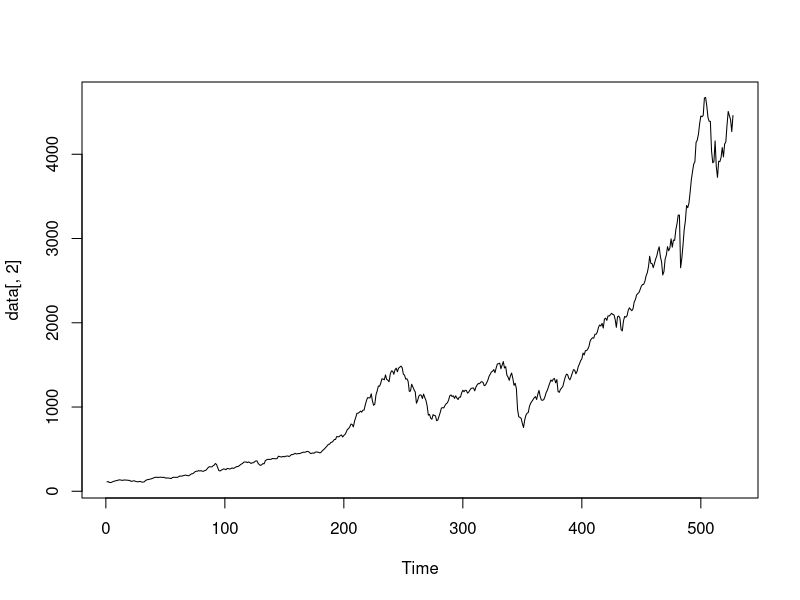
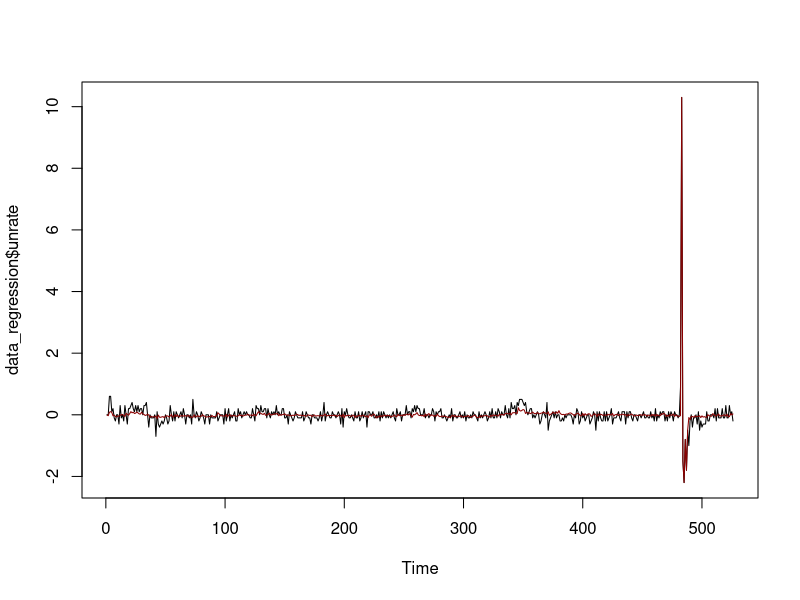
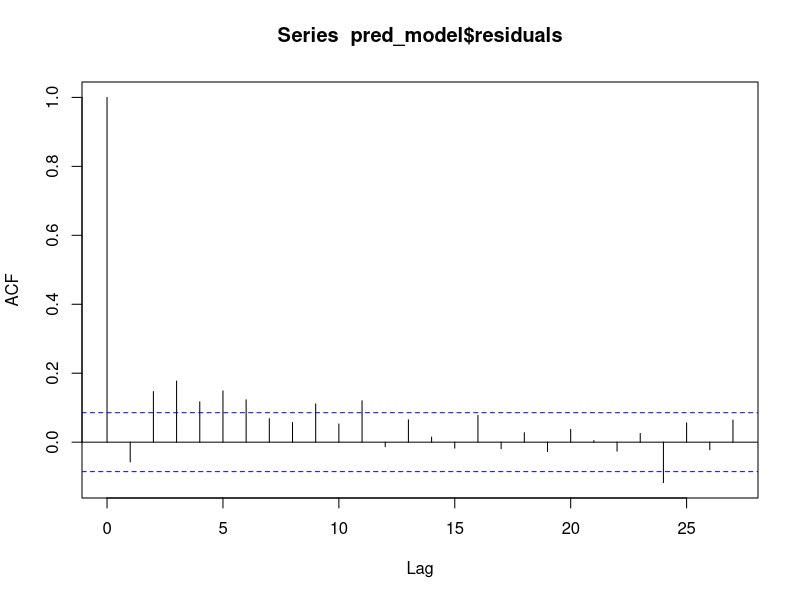
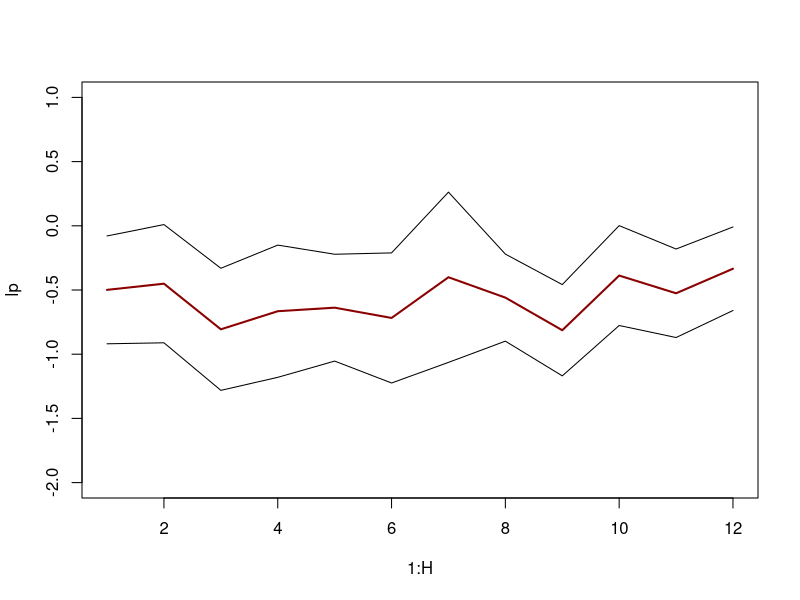

Reproduce these figures in R, in order.
## Financial Econometrics - TA session 2
## January 25, 2024

fredmd <- read.csv("data/current.csv")
dates <- as.Date(fredmd$sasdate[-1], "%m/%d/%Y")
tcodes <- fredmd[1, -1]
d <- fredmd[-1, -1]


# subset >=1980
data <- d[dates >= "1980-01-01", ]
dates <- dates[dates >= "1980-01-01"]
t_max <- length(dates)

# choose variables
target <- "UNRATE"
predictors <- c("S.P.500", "HOUST", "UMCSENTx")
vars <- c(target, predictors)
data <- data[, vars]
tcodes <- tcodes[, vars]

# plots
plot.ts(data[,2])


transform_fredmd <- list(
  function(x) x,
  function(x) c(0, diff(x)),
  function(x) c(0, 0, diff(x, differences = 2)),
  function(x) log(x),
  function(x) c(0, diff(log(x))),
  function(x) c(0, 0, diff(log(x), differences = 2)),
  function(x) c(0, diff( x[2:length(2)]/x[1:(length(x)-1)] -1 ))
)


## transform and make stationary
unrate <- transform_fredmd[[tcodes$UNRATE]](data$UNRATE)
sp500 <- transform_fredmd[[tcodes$S.P.500]](data$S.P.500)
houst <- transform_fredmd[[tcodes$HOUST]](data$HOUST)
sent <- transform_fredmd[[tcodes$UMCSENTx]](data$UMCSENTx)


## Fit predictive regression

## create dataframe
data_regression <- data.frame(
  unrate = unrate[2:t_max],
  unrate_lag = unrate[1:(t_max-1)],
  houst = houst[1:(t_max-1)],
  sp500 = sp500[1:(t_max-1)],
  sent = sent[1:(t_max-1)],
  d1 = (dates[2:(t_max)] == "2020-04-01")*1,
  d2 = (dates[2:(t_max)] == "2020-05-01")*1,
  d3 = (dates[2:(t_max)] == "2020-06-01")*1,
  d4 = (dates[2:(t_max)] == "2020-07-01")*1,
  d5 = (dates[2:(t_max)] == "2020-08-01")*1,
  d6 = (dates[2:(t_max)] == "2020-09-01")*1
)


## regression
pred_model <- lm(unrate ~ ., data = data_regression)
summary(pred_model)

library(sandwich)
library(lmtest)
vcov_nw <- NeweyWest(pred_model, prewhite = F)

## correct inference
coeftest(pred_model, vcov_nw)

## in-sample fit
plot.ts(data_regression$unrate)
lines(predict(pred_model), col = "darkred")


## analysis residuals
acf(pred_model$residuals)

Box.test(pred_model$residuals, lag = 12)




## local projections

H <- 12
lp <- rep(0, H)
lp_confint <- matrix(0, H, 2)

# compute the impact afer h = 1, ..., 12 horizons
for (h in 1:H) {
  # prepare the dataset
  data_h <- cbind(
    data_regression[h:t_max, c("unrate", paste0("d", 1:6))],
    data_regression[1:(t_max-h+1), c("unrate_lag", "houst", "sp500", "sent")]
  )

  # predict
  pred_model_h <- lm(unrate ~ ., data = data_h)
  vcov_nw_h <- NeweyWest(pred_model_h, prewhite = F)
  confint_h <- coeftest(pred_model_h, vcov_nw_h)

  # store results
  lp[h] <- confint_h["sp500", "Estimate"]
  lp_confint[h,] <- lp[h] + confint_h["sp500", "Std. Error"] * c(-1, 1) * qnorm(0.05)
}

plot(1:H, lp, type = "l", col = "darkred", lwd = 2, ylim = c(-2, 1))
lines(lp_confint[,1])
lines(lp_confint[,2])
